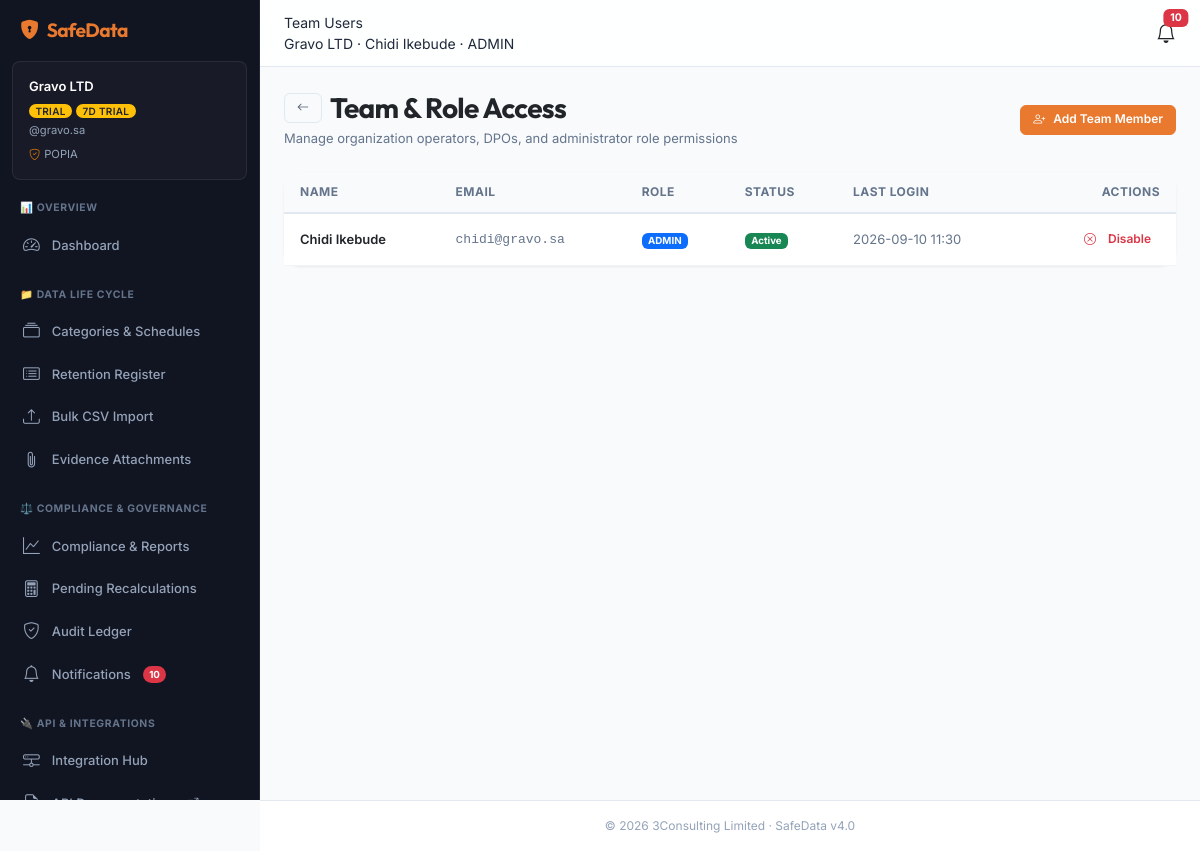
Page /users (signed in) on the committed database.
### app/models.py (models this page shows)
class User(Base):
    __tablename__ = "users"
    id = Column(Integer, primary_key=True, autoincrement=True)
    organization_id = Column(Integer, ForeignKey("organizations.id", ondelete="CASCADE"), default=1, nullable=False)
    name = Column(String(255), nullable=False)
    email = Column(String(255), unique=True, nullable=False)
    password_hash = Column(String(255), nullable=False)
    role = Column(Enum("admin", "dpo", "data_owner"), default="data_owner", nullable=False)
    is_active = Column(Boolean, default=True, nullable=False)
    must_change_password = Column(Boolean, default=False, nullable=False)
    last_login_at = Column(DateTime, nullable=True)
    email_verified_at = Column(DateTime, nullable=True)
    verification_token_hash = Column(String(64), nullable=True)
    is_platform_admin = Column(Boolean, default=False, nullable=False)
    twofa_secret = Column(String(255), nullable=True)
    twofa_enabled = Column(Boolean, default=False, nullable=False)
    twofa_recovery = Column(JSON, nullable=True)
    created_at = Column(DateTime, default=func.now(), nullable=False)
    updated_at = Column(DateTime, default=func.now(), onupdate=func.now(), nullable=False)
    deleted_at = Column(DateTime, nullable=True)
    organization = relationship("Organization")

### app/routes/app_pages.py (the view)
@router.get("/users", response_class=HTMLResponse)
def view_users(request: Request, db: Session = Depends(get_db)):
    session = get_session(request)
    if not session or "user_id" not in session:
        return RedirectResponse(url="/login", status_code=303)
    if session["role"] != "admin":
        raise HTTPException(status_code=403, detail="Access denied")
    org_id = session["org_id"]
    labels = get_country_regulation_labels(session.get("country", "OTHER"))
    users = db.query(User).filter(
        User.organization_id == org_id,
        User.deleted_at == None
    ).order_by(User.id).all()
    return templates.TemplateResponse(request=request, name="users.html", context=_ctx(session, labels, {
        "page_title": "Team Users",
        "active_nav": "users",
        "users": users,
    }))

### app/templates/users.html (shortened to what this page needs)
{% extends "layout.html" %}
{% block content %}
<div class="container-fluid px-0">
  <div class="d-flex justify-content-between align-items-center mb-4 flex-wrap gap-2">
    <div>
      <div class="d-flex align-items-center gap-2">
        <a href="/dashboard" class="btn btn-outline-secondary btn-sm"><i class="bi bi-arrow-left"></i></a>
        <h1 class="h3 mb-0 fw-bold text-dark">Team & Role Access</h1>
      </div>
      <p class="text-muted small mb-0 mt-1">Manage organization operators, DPOs, and administrator role permissions</p>
    </div>
    <button class="btn btn-primary btn-sm d-flex align-items-center gap-1" data-bs-toggle="modal" data-bs-target="#addUserModal">
      <i class="bi bi-person-plus me-1"></i> Add Team Member
    </button>
  </div>
  <div class="card shadow-sm border-0 rounded-4 bg-white">
    <div class="card-body p-0">
      <div class="table-responsive">
        <table class="table table-hover align-middle small mb-0">
          <thead class="table-light">
            <tr>
              <th>Name</th>
              <th>Email</th>
              <th>Role</th>
              <th>Status</th>
              <th>Last Login</th>
              <th class="text-end">Actions</th>
            </tr>
          </thead>
          <tbody>
            {% for u in users %}
              <tr>
                <td>
                  <div class="fw-semibold text-dark">{{ u.name }}</div>
                </td>
                <td class="font-monospace text-muted">{{ u.email }}</td>
                <td>
                  <span class="badge bg-{{ 'primary' if u.role == 'admin' else ('info text-dark' if u.role == 'dpo' else 'secondary') }}">
                    {{ u.role | upper }}
                  </span>
                </td>
                <td>
                  <span class="badge bg-{{ 'success' if u.is_active else 'danger' }}">
                    {{ 'Active' if u.is_active else 'Disabled' }}
                  </span>
                </td>
                <td class="text-muted">
                  {{ u.last_login_at.strftime('%Y-%m-%d %H:%M') if u.last_login_at else 'Never' }}
                </td>
                <td class="text-end">
                  <form method="post" action="/users/{{ u.id }}/toggle" class="d-inline">
                    <button class="btn btn-outline-{{ 'danger' if u.is_active else 'success' }} btn-sm py-1 px-2"
                            title="{{ 'Disable User' if u.is_active else 'Enable User' }}">
                      <i class="bi bi-{{ 'x-circle' if u.is_active else 'check-circle' }} me-1"></i>
                      {{ 'Disable' if u.is_active else 'Enable' }}
                    </button>
                  </form>
                </td>
              </tr>
            {% endfor %}
          </tbody>
        </table>
      </div>
    </div>
  </div>
</div>
{% endblock %}

### app/templates/layout.html (shortened to what this page needs)
<!DOCTYPE html>
<html lang="en">
<head>
  <link href="https://cdn.jsdelivr.net/npm/bootstrap@5.3.3/dist/css/bootstrap.min.css" rel="stylesheet">
  <link rel="stylesheet" href="https://cdn.jsdelivr.net/npm/bootstrap-icons@1.11.3/font/bootstrap-icons.min.css">
  <link rel="stylesheet" href="/static/css/app.css?v=4.2">
</head>
<body>
<div class="wrapper">
  <nav class="sidebar" id="sidebar">
    <div class="brand pt-3">
      <i class="bi bi-shield-lock-fill"></i>
      <span>{{ wl_name or 'SafeData' }}</span>
    </div>
    {% if org_name %}
    <div class="org-context">
      <div class="org-context-name">{{ org_name }}</div>
      <div class="org-context-meta">
        <span class="badge bg-{{ 'success' if org_status == 'active' else 'warning text-dark' }} badge-sm">{{ org_status | upper }}</span>
        {% if trial_days is not none %}
          {% if trial_days > 0 %}
            <span class="badge bg-warning text-dark badge-sm">{{ trial_days }}d trial</span>
          {% else %}
            <span class="badge bg-danger text-white badge-sm">Trial Expired</span>
          {% endif %}
        {% endif %}
      </div>
      <div class="org-context-domain">@{{ org_domain }}</div>
      <div class="org-context-domain" style="margin-top: 0.5rem;">
        <i class="bi bi-shield-check text-warning me-1"></i>{{ law_label }}
      </div>
    </div>
    {% endif %}
    <div class="nav-group-label">📊 Overview</div>
    <a href="/dashboard" class="{{ 'active' if active_nav == 'dashboard' else '' }}">
      <i class="bi bi-speedometer2"></i> Dashboard
    </a>
    <div class="nav-group-label">📁 Data Life Cycle</div>
    <a href="/categories" class="{{ 'active' if active_nav == 'categories' else '' }}">
      <i class="bi bi-collection"></i> Categories & Schedules
    </a>
    <a href="/records" class="{{ 'active' if active_nav == 'records' else '' }}">
      <i class="bi bi-card-list"></i> Retention Register
    </a>
    <a href="/import" class="{{ 'active' if active_nav == 'import' else '' }}">
      <i class="bi bi-upload"></i> Bulk CSV Import
    </a>
    {% if user_role in ['admin', 'dpo'] %}
    <a href="/attachments" class="{{ 'active' if active_nav == 'attachments' else '' }}">
      <i class="bi bi-paperclip"></i> Evidence Attachments
    </a>
    {% endif %}
    {% if user_role in ['admin', 'dpo'] %}
      <div class="nav-group-label">⚖️ Compliance & Governance</div>
      <a href="/reports" class="{{ 'active' if active_nav == 'reports' else '' }}">
        <i class="bi bi-graph-up"></i> Compliance & Reports
      </a>
      <a href="/recalculations" class="{{ 'active' if active_nav == 'recalculations' else '' }}">
        <i class="bi bi-calculator"></i> Pending Recalculations
      </a>
      <a href="/audit" class="{{ 'active' if active_nav == 'audit' else '' }}">
        <i class="bi bi-shield-check"></i> Audit Ledger
      </a>
      <a href="/notifications" class="{{ 'active' if active_nav == 'notifications' else '' }}">
        <i class="bi bi-bell"></i> Notifications
        {% if unread_notifications_count is defined and unread_notifications_count > 0 %}
          <span class="badge bg-danger rounded-pill float-end">{{ unread_notifications_count }}</span>
        {% endif %}
      </a>
    {% endif %}
    {% if user_role == 'admin' %}
      <div class="nav-group-label">🔌 API & Integrations</div>
      <a href="/integrations" class="{{ 'active' if active_nav == 'integrations' else '' }}">
        <i class="bi bi-hdd-network"></i> Integration Hub
      </a>
      <a href="/docs" target="_blank" class="">
        <i class="bi bi-file-earmark-code"></i> API Documentation <i class="bi bi-box-arrow-up-right small ms-1" style="font-size: 0.7rem;"></i>
      </a>
    {% else %}
      <div class="nav-group-label">📖 Help & Documentation</div>
      <a href="/help" class="{{ 'active' if active_nav == 'help' else '' }}">
        <i class="bi bi-journal-bookmark-fill"></i> Solution Manual
      </a>
    {% endif %}
  </nav>
  <div class="main-content">
    <div class="topbar">
      <div class="d-flex align-items-center gap-2">
        <div>
          <div class="topbar-title">{{ page_title }}</div>
          {% if org_name %}
            <div class="topbar-subtitle">{{ org_name }} · {{ user_name }} · {{ user_role | upper }}</div>
          {% endif %}
        </div>
      </div>
      <div class="d-flex align-items-center gap-3">
        <a class="position-relative text-dark" href="/notifications">
          <i class="bi bi-bell fs-5"></i>
          {% if unread_notifications_count is defined and unread_notifications_count > 0 %}
            <span class="badge bg-danger position-absolute top-0 start-100 translate-middle">{{ unread_notifications_count }}</span>
          {% endif %}
        </a>
      </div>
    </div>
    <div class="content-area" id="main-content">
      {% block content %}{% endblock %}
    </div>
  </div>
</div>
<footer id="footer">
  &copy; 2026 {{ wl_footer or '3Consulting Limited' }} · {{ wl_name or 'SafeData' }} v4.0
</footer>
</body>
</html>

### rows in the picture
User: name "Chidi Ikebude", role "ADMIN", email "chidi@gravo.sa", is_active "Active", last_login_at "2026-09-10 11:30", is_active "Disable"

### other values in the picture
{{ wl_name or 'SafeData' }} "SafeData"
{{ org_name }} "Gravo LTD"
{{ org_status | upper }} "TRIAL"
{{ trial_days }} "7"
{{ org_domain }} "gravo.sa"
{{ law_label }} "POPIA"
{{ unread_notifications_count }} "10"
{{ page_title }} "Team Users"
{{ wl_footer or '3Consulting Limited' }} "3Consulting Limited"
